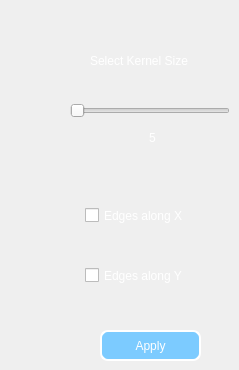
      <widget class="QWidget" name="sobelEdge">
       <widget class="QCheckBox" name="checkX">
        <property name="geometry">
         <rect>
          <x>85</x>
          <y>200</y>
          <width>131</width>
          <height>31</height>
         </rect>
        </property>
        <property name="styleSheet">
         <string notr="true">font: 9pt &quot;MS Shell Dlg 2&quot;;
color: white;
</string>
        </property>
        <property name="text">
         <string>Edges along X</string>
        </property>
       </widget>
       <widget class="QCheckBox" name="checkY">
        <property name="geometry">
         <rect>
          <x>85</x>
          <y>260</y>
          <width>131</width>
          <height>31</height>
         </rect>
        </property>
        <property name="styleSheet">
         <string notr="true">font: 9pt &quot;MS Shell Dlg 2&quot;;
color: white;
</string>
        </property>
        <property name="text">
         <string>Edges along Y</string>
        </property>
       </widget>
       <widget class="QLabel" name="label_4">
        <property name="geometry">
         <rect>
          <x>90</x>
          <y>50</y>
          <width>121</width>
          <height>21</height>
         </rect>
        </property>
        <property name="styleSheet">
         <string notr="true">font: 9pt &quot;MS Shell Dlg 2&quot;;
color: white;
</string>
        </property>
        <property name="text">
         <string>Select Kernel Size</string>
        </property>
       </widget>
       <widget class="QSlider" name="sobelSlider">
        <property name="geometry">
         <rect>
          <x>70</x>
          <y>100</y>
          <width>160</width>
          <height>22</height>
         </rect>
        </property>
        <property name="orientation">
         <enum>Qt::Horizontal</enum>
        </property>
       </widget>
       <widget class="QLabel" name="sobelKernelValue">
        <property name="geometry">
         <rect>
          <x>125</x>
          <y>130</y>
          <width>55</width>
          <height>16</height>
         </rect>
        </property>
        <property name="styleSheet">
         <string notr="true">font: 9pt &quot;MS Shell Dlg 2&quot;;
color: white;
</string>
        </property>
        <property name="text">
         <string>5</string>
        </property>
        <property name="alignment">
         <set>Qt::AlignCenter</set>
        </property>
       </widget>
       <widget class="QPushButton" name="sobelApply">
        <property name="geometry">
         <rect>
          <x>100</x>
          <y>330</y>
          <width>101</width>
          <height>31</height>
         </rect>
        </property>
        <property name="styleSheet">
         <string notr="true">background-color: rgb(124, 203, 255);
color: rgb(255, 255, 255);
border-radius: 8px;
border: 2px solid rgb(255, 255, 255);
font: 10pt &quot;MS Sans Serif&quot;;</string>
        </property>
        <property name="text">
         <string>Apply</string>
        </property>
       </widget>
      </widget>
